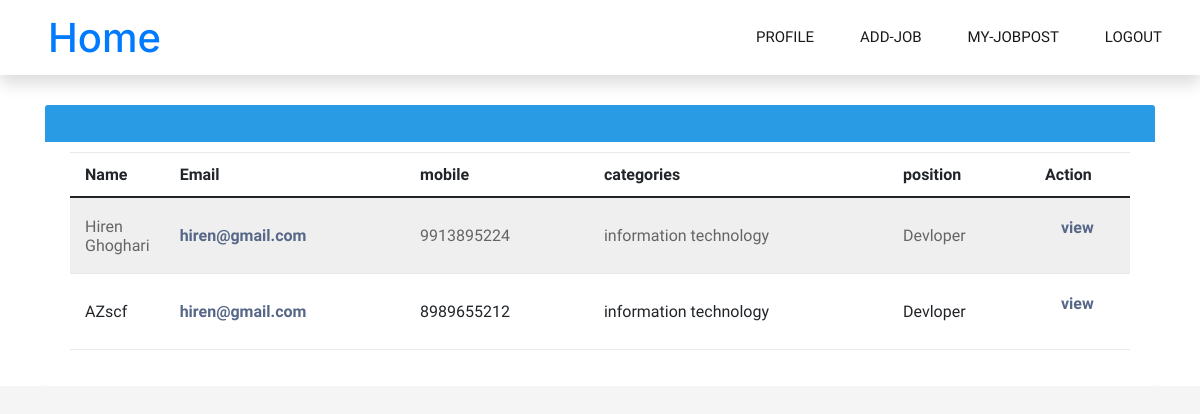
Screenshot of /application/5 (signed in) with the database file from the repository.
### myapp/models.py (models this page shows, shortened)
class Application(models.Model):
    gender= (('male','Male'), ('female','Female'))
    name=models.CharField(max_length=100)
    email=models.EmailField(max_length=100)
    gender=models.CharField(max_length=30,choices=gender)
    Bod=models.DateField(max_length=20)
    mobile=models.CharField(max_length=15)
    resume=models.FileField(upload_to='resume')
    company_name=models.ForeignKey(JobPost,on_delete=models.CASCADE)

class User(AbstractUser):
    gender= (('male','Male'), ('female','Female'))
    email=models.EmailField(unique=True)
    gender=models.CharField(max_length=10,choices=gender,null=True,blank=True)
    mobile=models.CharField(max_length=15,null=True,blank=True)
    company_name=models.CharField(max_length=100,null=True,blank=True)
    role=models.CharField(default='hr',max_length=10)

class JobPost(models.Model):
    time=(('part-time','Part-time'),('full-time','full-time'))
    cate=(
        ('marketing','Marketing'),
        ('customer service','Customer service'),
        ('human resource','Human resource'),
        ('project management','Project management'),
        ('business devlopment','Business devlopment'),
        ('sales & communication','Seles & communication'),
        ('teaching & education','Teaching & education'),
        ('information technology','Information technology'),
    )
    HR=models.ForeignKey(User,on_delete=models.CASCADE)
    position=models.CharField(max_length=100)
    salary=models.CharField(max_length=100)
    addres=models.TextField(max_length=200)
    categories=models.CharField(max_length=100,choices=cate)
    job_description=models.TextField(max_length=200)
    experience=models.CharField(max_length=50)
    slot=models.IntegerField()
    type=models.CharField(max_length=25,choices=time)
    city=models.CharField(max_length=20)
    time=models.DateField(default=datetime.date.today)

### myapp/views.py (the view)
# urls.py: path('application/<int:pk>',views.application,name='application'),
@login_required(login_url='/login/')
def application(request,pk):
    post=JobPost.objects.get(id=pk)
    app=Application.objects.filter(company_name=post)
    return render(request,'hr/application.html',{'app':app})

### myapp/templates/hr/application.html (shortened to what this page needs)
{% extends 'header.html' %}
{% load static %}
{% block content %}
<link rel="stylesheet" href="https://stackpath.bootstrapcdn.com/bootstrap/4.5.0/css/bootstrap.min.css">
<link rel="stylesheet" href="https://maxcdn.bootstrapcdn.com/font-awesome/4.7.0/css/font-awesome.min.css">
</head>
<body>
<div class="container-xl">
    <div class="table-responsive">
        <div class="table-wrapper">
            <div class="table-title">
                <div class="row">
                    <div class="col-sm-5">
                    </div>
                    <div class="col-sm-7">
                    </div>
                </div>
            </div>
            <table class="table table-striped table-hover">
                <thead>
                    <tr>
                        <th>Name</th>
                        <th>Email</th>
                        <th>mobile</th>
                        <th>categories</th>
                        <th>position</th>
                        <th>Action</th>
                    </tr>
                </thead>
                <tbody>
                    {% for app in app %}
                    <tr>
                        <td>{{app.name}}</td>
                        <td><a href="#">{{user.email}}</a></td>
                        <td>{{app.mobile}}</td>
                        <td>{{app.company_name.categories}}</td>
                        <td>{{app.company_name.position}}</td>
                        <td>
                          <a href="{% url 'view-application' app.id%}" class="nav-item nav-link active">view</a>
                          <a href="" class="nav-item nav-link active"></a>
                        </td>
                    </tr>
                    {% endfor %}
                </tbody>
            </table>
        </div>
    </div>
</div>
{% endblock %}

### myapp/static/css/style.css (style rules this page uses)
:root { --primary: #00B074; --secondary: #2B9BFF; --light: #EFFDF5; --dark: #2B3940; }

### myapp/templates/hr/application.html (style rules this page uses)
body { color: #566787; background: #f5f5f5; font-family: 'Varela Round', sans-serif; font-size: 13px; }
.table-responsive { margin: 30px 0; }
.table-wrapper { min-width: 1000px; background: #fff; padding: 20px 25px; border-radius: 3px; box-shadow: 0 1px 1px rgba(0,0,0,.05); }
.table-title { padding-bottom: 15px; background: #299be4; color: #fff; padding: 16px 30px; margin: -20px -25px 10px; border-radius: 3px 3px 0 0; }
table.table tr th, table.table tr td { border-color: #e9e9e9; padding: 12px 15px; vertical-align: middle; }
table.table tr th:first-child { width: 60px; }
table.table tr th:last-child { width: 100px; }
table.table-striped tbody tr:nth-of-type(odd) { background-color: #fcfcfc; }
table.table td a { font-weight: bold; color: #566787; display: inline-block; text-decoration: none; }

### rows the page displays
Application: name "Hiren Ghoghari", mobile "9913895224", company_name.categories "information technology", company_name.position "Devloper"
User: email "hiren@gmail.com"
Application: name "AZscf", mobile "8989655212", company_name.categories "information technology", company_name.position "Devloper"
